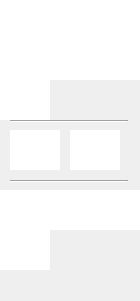
<?xml version="1.0" encoding="UTF-8"?>
<ui version="4.0">
 <class>Widget_AllGates</class>
 <widget class="QWidget" name="Widget_AllGates">
  <property name="geometry">
   <rect>
    <x>0</x>
    <y>0</y>
    <width>140</width>
    <height>301</height>
   </rect>
  </property>
  <property name="windowTitle">
   <string>Form</string>
  </property>
  <property name="autoFillBackground">
   <bool>false</bool>
  </property>
  <property name="styleSheet">
   <string notr="true"/>
  </property>
  <widget class="QPushButton" name="btn_orGate">
   <property name="geometry">
    <rect>
     <x>0</x>
     <y>0</y>
     <width>50</width>
     <height>40</height>
    </rect>
   </property>
   <property name="styleSheet">
    <string notr="true">background-color: rgb(255, 255, 255);
border:none;
</string>
   </property>
   <property name="text">
    <string/>
   </property>
   <property name="icon">
    <iconset resource="../resouces.qrc">
     <normaloff>:/Resources/Button Icons/icon-gate-or.png</normaloff>:/Resources/Button Icons/icon-gate-or.png</iconset>
   </property>
   <property name="iconSize">
    <size>
     <width>32</width>
     <height>32</height>
    </size>
   </property>
   <property name="autoDefault">
    <bool>true</bool>
   </property>
   <property name="flat">
    <bool>true</bool>
   </property>
  </widget>
  <widget class="QPushButton" name="btn_recieverGate">
   <property name="geometry">
    <rect>
     <x>70</x>
     <y>130</y>
     <width>50</width>
     <height>40</height>
    </rect>
   </property>
   <property name="styleSheet">
    <string notr="true">background-color: rgb(255, 255, 255);
border:none;
</string>
   </property>
   <property name="text">
    <string/>
   </property>
   <property name="icon">
    <iconset resource="../resouces.qrc">
     <normaloff>:/Resources/Button Icons/icon-gate-input.png</normaloff>:/Resources/Button Icons/icon-gate-input.png</iconset>
   </property>
   <property name="iconSize">
    <size>
     <width>32</width>
     <height>32</height>
    </size>
   </property>
   <property name="autoDefault">
    <bool>true</bool>
   </property>
   <property name="flat">
    <bool>true</bool>
   </property>
  </widget>
  <widget class="QPushButton" name="btn_andGate">
   <property name="geometry">
    <rect>
     <x>90</x>
     <y>0</y>
     <width>50</width>
     <height>40</height>
    </rect>
   </property>
   <property name="autoFillBackground">
    <bool>false</bool>
   </property>
   <property name="styleSheet">
    <string notr="true">background-color: rgb(255, 255, 255);
border:none;
</string>
   </property>
   <property name="text">
    <string/>
   </property>
   <property name="icon">
    <iconset resource="../resouces.qrc">
     <normaloff>:/Resources/Button Icons/icon-gate-and.png</normaloff>:/Resources/Button Icons/icon-gate-and.png</iconset>
   </property>
   <property name="iconSize">
    <size>
     <width>32</width>
     <height>32</height>
    </size>
   </property>
   <property name="autoDefault">
    <bool>true</bool>
   </property>
   <property name="flat">
    <bool>true</bool>
   </property>
  </widget>
  <widget class="QPushButton" name="btn_notGate">
   <property name="geometry">
    <rect>
     <x>45</x>
     <y>0</y>
     <width>50</width>
     <height>40</height>
    </rect>
   </property>
   <property name="styleSheet">
    <string notr="true">background-color: rgb(255, 255, 255);
border:none;</string>
   </property>
   <property name="text">
    <string/>
   </property>
   <property name="icon">
    <iconset resource="../resouces.qrc">
     <normaloff>:/Resources/Button Icons/icon-gate-not.png</normaloff>:/Resources/Button Icons/icon-gate-not.png</iconset>
   </property>
   <property name="iconSize">
    <size>
     <width>32</width>
     <height>32</height>
    </size>
   </property>
   <property name="autoDefault">
    <bool>true</bool>
   </property>
   <property name="default">
    <bool>false</bool>
   </property>
   <property name="flat">
    <bool>true</bool>
   </property>
  </widget>
  <widget class="QPushButton" name="btn_sourceGate">
   <property name="geometry">
    <rect>
     <x>0</x>
     <y>190</y>
     <width>50</width>
     <height>40</height>
    </rect>
   </property>
   <property name="styleSheet">
    <string notr="true">background-color: rgb(255, 255, 255);
border:none;
</string>
   </property>
   <property name="text">
    <string/>
   </property>
   <property name="icon">
    <iconset resource="../resouces.qrc">
     <normaloff>:/Resources/Button Icons/icon-gate-output.png</normaloff>:/Resources/Button Icons/icon-gate-output.png</iconset>
   </property>
   <property name="iconSize">
    <size>
     <width>48</width>
     <height>48</height>
    </size>
   </property>
   <property name="autoDefault">
    <bool>true</bool>
   </property>
   <property name="flat">
    <bool>true</bool>
   </property>
  </widget>
  <widget class="QPushButton" name="btn_timerGate">
   <property name="geometry">
    <rect>
     <x>0</x>
     <y>230</y>
     <width>50</width>
     <height>40</height>
    </rect>
   </property>
   <property name="styleSheet">
    <string notr="true">background-color: rgb(255, 255, 255);
border:none;
</string>
   </property>
   <property name="text">
    <string/>
   </property>
   <property name="icon">
    <iconset resource="../resouces.qrc">
     <normaloff>:/Resources/Button Icons/icon-gate-timer.png</normaloff>:/Resources/Button Icons/icon-gate-timer.png</iconset>
   </property>
   <property name="iconSize">
    <size>
     <width>48</width>
     <height>48</height>
    </size>
   </property>
   <property name="autoDefault">
    <bool>true</bool>
   </property>
   <property name="flat">
    <bool>true</bool>
   </property>
  </widget>
  <widget class="QPushButton" name="btn_inputOn">
   <property name="geometry">
    <rect>
     <x>45</x>
     <y>190</y>
     <width>50</width>
     <height>40</height>
    </rect>
   </property>
   <property name="styleSheet">
    <string notr="true">background-color: rgb(255, 255, 255);
border:none;
</string>
   </property>
   <property name="text">
    <string/>
   </property>
   <property name="icon">
    <iconset resource="../resouces.qrc">
     <normaloff>:/Resources/Button Icons/icon-gate-input-on.png</normaloff>:/Resources/Button Icons/icon-gate-input-on.png</iconset>
   </property>
   <property name="iconSize">
    <size>
     <width>48</width>
     <height>48</height>
    </size>
   </property>
   <property name="autoDefault">
    <bool>true</bool>
   </property>
   <property name="flat">
    <bool>true</bool>
   </property>
  </widget>
  <widget class="QPushButton" name="btn_inputOff">
   <property name="geometry">
    <rect>
     <x>90</x>
     <y>190</y>
     <width>50</width>
     <height>40</height>
    </rect>
   </property>
   <property name="styleSheet">
    <string notr="true">background-color: rgb(255, 255, 255);
border:none;
</string>
   </property>
   <property name="text">
    <string/>
   </property>
   <property name="icon">
    <iconset resource="../resouces.qrc">
     <normaloff>:/Resources/Button Icons/icon-gate-input-off.png</normaloff>:/Resources/Button Icons/icon-gate-input-off.png</iconset>
   </property>
   <property name="iconSize">
    <size>
     <width>48</width>
     <height>48</height>
    </size>
   </property>
   <property name="autoDefault">
    <bool>true</bool>
   </property>
   <property name="flat">
    <bool>true</bool>
   </property>
  </widget>
  <widget class="QPushButton" name="btn_GateTriAnd">
   <property name="geometry">
    <rect>
     <x>45</x>
     <y>40</y>
     <width>50</width>
     <height>40</height>
    </rect>
   </property>
   <property name="styleSheet">
    <string notr="true">background-color: rgb(255, 255, 255);
border:none;
</string>
   </property>
   <property name="text">
    <string/>
   </property>
   <property name="icon">
    <iconset resource="../resouces.qrc">
     <normaloff>:/Resources/Gates/gate-tri-and.png</normaloff>:/Resources/Gates/gate-tri-and.png</iconset>
   </property>
   <property name="iconSize">
    <size>
     <width>32</width>
     <height>32</height>
    </size>
   </property>
   <property name="autoDefault">
    <bool>true</bool>
   </property>
   <property name="flat">
    <bool>true</bool>
   </property>
  </widget>
  <widget class="QPushButton" name="btn_GateTriOr">
   <property name="geometry">
    <rect>
     <x>0</x>
     <y>40</y>
     <width>50</width>
     <height>40</height>
    </rect>
   </property>
   <property name="styleSheet">
    <string notr="true">background-color: rgb(255, 255, 255);
border:none;
</string>
   </property>
   <property name="text">
    <string/>
   </property>
   <property name="icon">
    <iconset resource="../resouces.qrc">
     <normaloff>:/Resources/Button Icons/icon-gate-tri-or.png</normaloff>:/Resources/Button Icons/icon-gate-tri-or.png</iconset>
   </property>
   <property name="iconSize">
    <size>
     <width>32</width>
     <height>32</height>
    </size>
   </property>
   <property name="autoDefault">
    <bool>true</bool>
   </property>
   <property name="flat">
    <bool>true</bool>
   </property>
  </widget>
  <widget class="QPushButton" name="btn_numberOutputGate">
   <property name="geometry">
    <rect>
     <x>10</x>
     <y>130</y>
     <width>50</width>
     <height>40</height>
    </rect>
   </property>
   <property name="styleSheet">
    <string notr="true">background-color: rgb(255, 255, 255);
border:none;
</string>
   </property>
   <property name="text">
    <string/>
   </property>
   <property name="icon">
    <iconset resource="../resouces.qrc">
     <normaloff>:/Resources/Gates/gate-number-output.png</normaloff>:/Resources/Gates/gate-number-output.png</iconset>
   </property>
   <property name="iconSize">
    <size>
     <width>32</width>
     <height>32</height>
    </size>
   </property>
   <property name="autoDefault">
    <bool>true</bool>
   </property>
   <property name="flat">
    <bool>true</bool>
   </property>
  </widget>
  <widget class="Line" name="line">
   <property name="geometry">
    <rect>
     <x>10</x>
     <y>120</y>
     <width>118</width>
     <height>3</height>
    </rect>
   </property>
   <property name="orientation">
    <enum>Qt::Horizontal</enum>
   </property>
  </widget>
  <widget class="Line" name="line_2">
   <property name="geometry">
    <rect>
     <x>10</x>
     <y>180</y>
     <width>118</width>
     <height>3</height>
    </rect>
   </property>
   <property name="orientation">
    <enum>Qt::Horizontal</enum>
   </property>
  </widget>
  <widget class="QPushButton" name="btn_GateEor">
   <property name="geometry">
    <rect>
     <x>90</x>
     <y>40</y>
     <width>50</width>
     <height>40</height>
    </rect>
   </property>
   <property name="styleSheet">
    <string notr="true">background-color: rgb(255, 255, 255);
border:none;
</string>
   </property>
   <property name="text">
    <string/>
   </property>
   <property name="icon">
    <iconset resource="../resouces.qrc">
     <normaloff>:/Resources/Gates/gate-eor.png</normaloff>:/Resources/Gates/gate-eor.png</iconset>
   </property>
   <property name="iconSize">
    <size>
     <width>32</width>
     <height>32</height>
    </size>
   </property>
   <property name="autoDefault">
    <bool>true</bool>
   </property>
   <property name="flat">
    <bool>true</bool>
   </property>
  </widget>
  <widget class="QPushButton" name="btn_GateTriEor">
   <property name="geometry">
    <rect>
     <x>0</x>
     <y>80</y>
     <width>50</width>
     <height>40</height>
    </rect>
   </property>
   <property name="styleSheet">
    <string notr="true">background-color: rgb(255, 255, 255);
border:none;
</string>
   </property>
   <property name="text">
    <string/>
   </property>
   <property name="icon">
    <iconset resource="../resouces.qrc">
     <normaloff>:/Resources/Gates/gate-tri-eor.png</normaloff>:/Resources/Gates/gate-tri-eor.png</iconset>
   </property>
   <property name="iconSize">
    <size>
     <width>32</width>
     <height>32</height>
    </size>
   </property>
   <property name="autoDefault">
    <bool>true</bool>
   </property>
   <property name="flat">
    <bool>true</bool>
   </property>
  </widget>
 </widget>
 <resources>
  <include location="../resouces.qrc"/>
 </resources>
 <connections/>
</ui>
